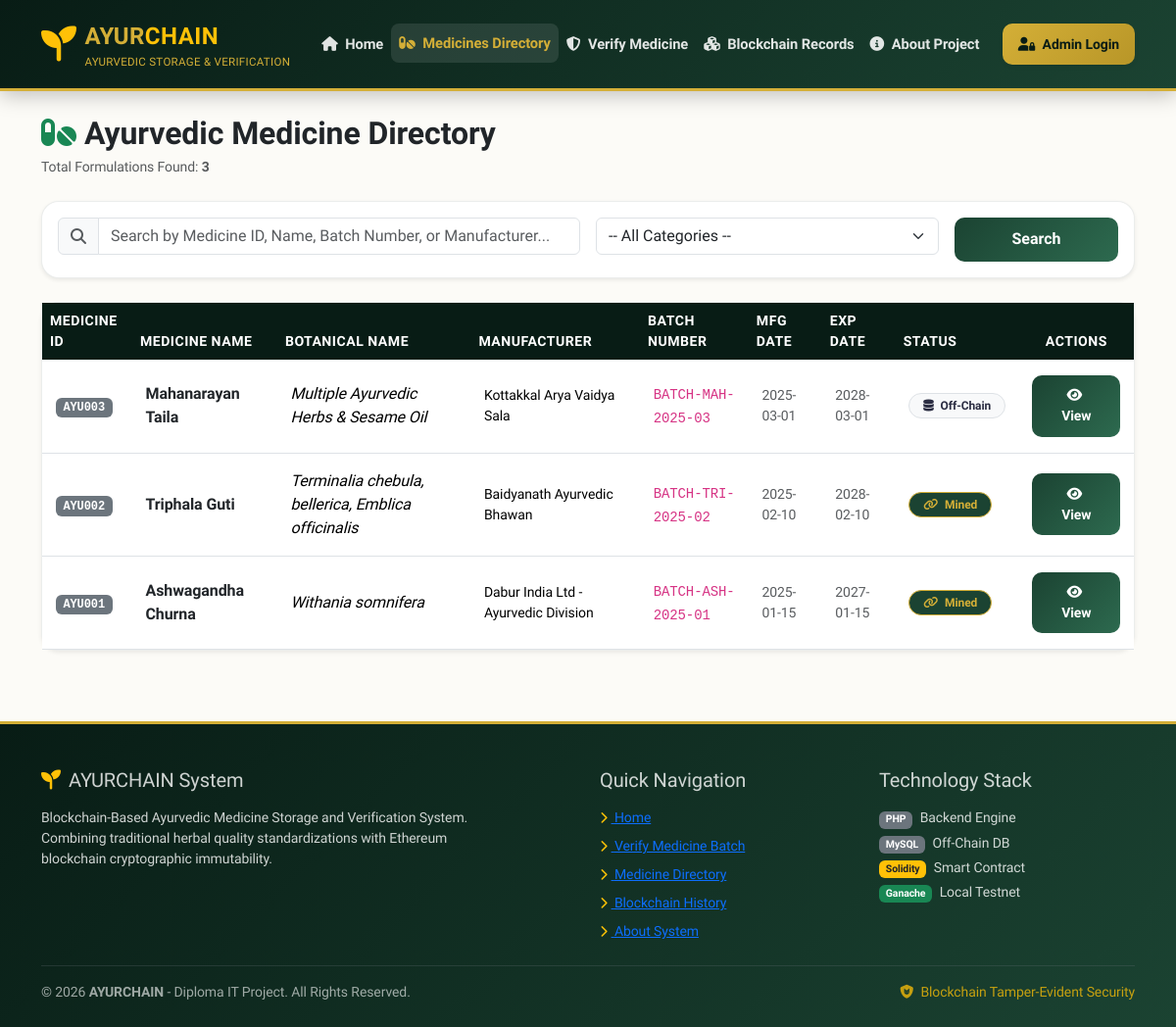
Page /app/admin/medicines.php on the committed database.
### tables this page shows
CREATE TABLE IF NOT EXISTS medicines (
    id INT AUTO_INCREMENT PRIMARY KEY,
    medicine_id VARCHAR(50) NOT NULL UNIQUE,
    medicine_name VARCHAR(150) NOT NULL,
    botanical_name VARCHAR(150) NOT NULL,
    category VARCHAR(100) NOT NULL,
    ingredients TEXT NOT NULL,
    form VARCHAR(50) NOT NULL,
    manufacturer VARCHAR(150) NOT NULL,
    batch_number VARCHAR(50) NOT NULL,
    manufacturing_date DATE NOT NULL,
    expiry_date DATE NOT NULL,
    source VARCHAR(150) DEFAULT NULL,
    description TEXT DEFAULT NULL,
    certificate_hash VARCHAR(64) DEFAULT NULL,
    created_at TIMESTAMP DEFAULT CURRENT_TIMESTAMP
);

CREATE TABLE IF NOT EXISTS blockchain_records (
    id INT AUTO_INCREMENT PRIMARY KEY,
    medicine_id VARCHAR(50) NOT NULL,
    batch_number VARCHAR(50) NOT NULL,
    record_hash VARCHAR(64) NOT NULL,
    certificate_hash VARCHAR(64) NOT NULL,
    transaction_hash VARCHAR(66) NOT NULL UNIQUE,
    block_number BIGINT DEFAULT NULL,
    blockchain_timestamp BIGINT NOT NULL,
    created_at TIMESTAMP DEFAULT CURRENT_TIMESTAMP,
    FOREIGN KEY (medicine_id) REFERENCES medicines(medicine_id) ON DELETE CASCADE ON UPDATE CASCADE
);

### app/admin/medicines.php (the view, shortened to what this page needs)
<?php
require_once __DIR__ . '/../config/database.php';
require_once __DIR__ . '/../includes/header.php';
$search_query    = trim($_GET['search'] ?? '');
$page = isset($_GET['page']) && is_numeric($_GET['page']) ? (int)$_GET['page'] : 1;
$limit = 5;
$offset = ($page - 1) * $limit;
$where_clauses = ["1=1"];
$params = [];
$where_sql = implode(" AND ", $where_clauses);
try {
    $count_sql = "SELECT COUNT(*) FROM medicines m WHERE $where_sql";
    $count_stmt = $pdo->prepare($count_sql);
    $count_stmt->execute($params);
    $total_records = $count_stmt->fetchColumn();
    $data_sql = "
        SELECT
            m.id, m.medicine_id, m.medicine_name, m.botanical_name, m.category,
            m.manufacturer, m.batch_number, m.manufacturing_date, m.expiry_date,
            b.transaction_hash
        FROM medicines m
        LEFT JOIN blockchain_records b ON m.medicine_id = b.medicine_id
        WHERE $where_sql
        ORDER BY m.id DESC
        LIMIT :limit OFFSET :offset
    ";
    $stmt = $pdo->prepare($data_sql);
    $stmt->bindValue(':limit', (int)$limit, PDO::PARAM_INT);
    $stmt->bindValue(':offset', (int)$offset, PDO::PARAM_INT);
    $stmt->execute();
    $medicines = $stmt->fetchAll();
} catch (PDOException $e) {
    $error_msg = "Database Query Error: " . $e->getMessage();
}
?>
<div class="container my-4">
    <div class="d-flex flex-wrap justify-content-between align-items-center mb-4 gap-3">
        <div>
            <h2 class="fw-bold text-dark mb-1"><i class="fa-solid fa-pills text-success me-2"></i>Ayurvedic Medicine Directory</h2>
            <p class="text-muted small mb-0">Total Formulations Found: <strong><?php echo $total_records; ?></strong></p>
        </div>
    </div>
    <div class="card card-ayur mb-4 p-3 bg-white shadow-sm">
        <form method="GET" action="medicines.php" class="row g-3">
            <div class="col-md-6">
                <div class="input-group">
                    <span class="input-group-text bg-light"><i class="fa-solid fa-search text-muted"></i></span>
                    <input type="text" name="search" class="form-control" placeholder="Search by Medicine ID, Name, Batch Number, or Manufacturer..." value="<?php echo htmlspecialchars($search_query); ?>">
                </div>
            </div>
            <div class="col-md-4">
                <select name="category" class="form-select">
                    <option value="">-- All Categories --</option>
                </select>
            </div>
            <div class="col-md-2">
                <button type="submit" class="btn btn-ayur w-100 fw-bold">Search</button>
            </div>
        </form>
    </div>
    <?php if (empty($medicines)): ?>
        <div class="card card-ayur shadow-sm">
            <div class="card-body p-0">
                <div class="empty-state-box">
                    <div class="empty-state-icon">
                        <i class="fa-solid fa-seedling"></i>
                    </div>
                    <h4 class="fw-bold text-dark">No Medicine Records Found</h4>
                    <p class="text-muted col-md-6 mx-auto mb-4">
                        We couldn't find any Ayurvedic formulations matching your search query or filter settings.
                    </p>
                    <?php if (is_admin_logged_in()): ?>
                        <a href="add_medicine.php" class="btn btn-gold fw-bold shadow-sm">
                            <i class="fa-solid fa-plus me-1"></i> Add First Medicine
                        </a>
                    <?php else: ?>
                        <a href="medicines.php" class="btn btn-outline-secondary">Reset Search Filters</a>
                    <?php endif; ?>
                </div>
            </div>
        </div>
    <?php else: ?>
        <div class="card card-ayur shadow-sm mb-4">
            <div class="card-body p-0">
                <div class="table-responsive">
                    <table class="table table-hover align-middle mb-0 table-ayur">
                        <thead>
                            <tr>
                                <th>Medicine ID</th>
                                <th>Medicine Name</th>
                                <th>Botanical Name</th>
                                <th>Manufacturer</th>
                                <th>Batch Number</th>
                                <th>Mfg Date</th>
                                <th>Exp Date</th>
                                <th>Status</th>
                                <th class="text-center">Actions</th>
                            </tr>
                        </thead>
                        <tbody>
                            <?php foreach ($medicines as $med): ?>
                                <tr>
                                    <td><span class="badge bg-secondary font-monospace"><?php echo htmlspecialchars($med['medicine_id']); ?></span></td>
                                    <td class="fw-bold text-dark"><?php echo htmlspecialchars($med['medicine_name']); ?></td>
                                    <td><em><?php echo htmlspecialchars($med['botanical_name']); ?></em></td>
                                    <td class="small"><?php echo htmlspecialchars($med['manufacturer']); ?></td>
                                    <td><code><?php echo htmlspecialchars($med['batch_number']); ?></code></td>
                                    <td class="small text-muted"><?php echo htmlspecialchars($med['manufacturing_date']); ?></td>
                                    <td class="small text-muted"><?php echo htmlspecialchars($med['expiry_date']); ?></td>
                                    <td>
                                        <?php if (!empty($med['transaction_hash'])): ?>
                                            <span class="badge badge-verified-onchain"><i class="fa-solid fa-link me-1"></i> Mined</span>
                                        <?php else: ?>
                                            <span class="badge badge-offchain"><i class="fa-solid fa-database me-1"></i> Off-Chain</span>
                                        <?php endif; ?>
                                    </td>
                                    <td class="text-center">
                                        <div class="btn-group btn-group-sm">
                                            <a href="view_medicine.php?id=<?php echo urlencode($med['medicine_id']); ?>" class="btn btn-ayur" title="View Details">
                                                <i class="fa-solid fa-eye me-1"></i> View
                                            </a>
                                        </div>
                                    </td>
                                </tr>
                            <?php endforeach; ?>
                        </tbody>
                    </table>
                </div>
            </div>
        </div>
    <?php endif; ?>
</div>
<?php require_once __DIR__ . '/../includes/footer.php'; ?>

### rows in the picture
medicines: medicine "AYU003", medicine_name "Mahanarayan Taila", botanical_name "Multiple Ayurvedic Herbs & Sesame Oil", manufacturer "Kottakkal Arya Vaidya Sala", batch_number "BATCH-MAH-2025-03", manufacturing_date "2025-03-01", expiry_date "2028-03-01", shows "Off-Chain"
blockchain_records: medicines.medicine_id "AYU002", medicines.medicine_name "Triphala Guti", medicines.botanical_name "Terminalia chebula, bellerica, Emblica officinalis", medicines.manufacturer "Baidyanath Ayurvedic Bhawan", medicines.batch_number "BATCH-TRI-2025-02", medicines.manufacturing_date "2025-02-10", medicines.expiry_date "2028-02-10", shows "Mined"
blockchain_records: medicines.medicine_id "AYU001", medicines.medicine_name "Ashwagandha Churna", medicines.botanical_name "Withania somnifera", medicines.manufacturer "Dabur India Ltd - Ayurvedic Division", medicines.batch_number "BATCH-ASH-2025-01", medicines.manufacturing_date "2025-01-15", medicines.expiry_date "2027-01-15", shows "Mined"

### other values in the picture
$total_records "3"
